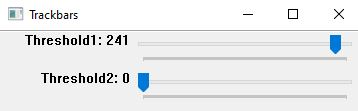
#> input picture Barras_seguimiento_umbrales.png, 358 x 111 px, given in place of the camera
$ python ESCANERFINAL-G4.py
#> lines starting #> are read from the running program, lines starting #| are printed output that depends on the picture; after the words box and inside, x2 and y2 are one past the last pixel; in counts of white or black regions, pixels touching at a corner belong together
# Importamos librerías
import cv2
import numpy as np


cap = cv2.VideoCapture(0) #cptura video de la camára 0
cap.set(cv2.CAP_PROP_FRAME_WIDTH, 640);
cap.set(cv2.CAP_PROP_FRAME_HEIGHT, 480);
#pixels
heightImg = 640
widthImg  = 480


#Función para ordenar

def reorder(myPoints):

    myPoints = myPoints.reshape((4, 2))
    myPointsNew = np.zeros((4, 1, 2), dtype=np.int32)
    add = myPoints.sum(1)

    myPointsNew[0] = myPoints[np.argmin(add)]
    myPointsNew[3] =myPoints[np.argmax(add)]
    diff = np.diff(myPoints, axis=1)
    myPointsNew[1] =myPoints[np.argmin(diff)]
    myPointsNew[2] = myPoints[np.argmax(diff)]

    return myPointsNew

#Función para mostrar los resultados en simultáneo

def stackImages(imgArray,scale,lables=[]):
    #numero de filas
    rows = len(imgArray)
    #numero de columnas
    cols = len(imgArray[0])
    rowsAvailable = isinstance(imgArray[0], list)
    width = imgArray[0][0].shape[1]
    height = imgArray[0][0].shape[0]
    if rowsAvailable:
        #for para recorrer filas y columnas
        for x in range ( 0, rows):
            for y in range(0, cols):
                imgArray[x][y] = cv2.resize(imgArray[x][y], (0, 0), None, scale, scale) #resize
                if len(imgArray[x][y].shape) == 2: imgArray[x][y]= cv2.cvtColor( imgArray[x][y], cv2.COLOR_GRAY2BGR)
        imageBlank = np.zeros((height, width, 3), np.uint8)
        hor = [imageBlank]*rows
        hor_con = [imageBlank]*rows
        for x in range(0, rows):
            hor[x] = np.hstack(imgArray[x])
            hor_con[x] = np.concatenate(imgArray[x])
        ver = np.vstack(hor)
    else:
        for x in range(0, rows):
            imgArray[x] = cv2.resize(imgArray[x], (0, 0), None, scale, scale)
            if len(imgArray[x].shape) == 2: imgArray[x] = cv2.cvtColor(imgArray[x], cv2.COLOR_GRAY2BGR)
        hor= np.hstack(imgArray)
        hor_con= np.concatenate(imgArray)
        ver = hor
    if len(lables) != 0:
        eachImgWidth= int(ver.shape[1] / cols)
        eachImgHeight = int(ver.shape[0] / rows)
        print(eachImgHeight)
        for d in range(0, rows):
            for c in range (0,cols):
                cv2.rectangle(ver,(c*eachImgWidth,eachImgHeight*d),(c*eachImgWidth+len(lables[d])*13+27,30+eachImgHeight*d),(255,255,255),cv2.FILLED)
                cv2.putText(ver,lables[d][c],(eachImgWidth*c+10,eachImgHeight*d+20),cv2.FONT_HERSHEY_COMPLEX,0.7,(0,255,0),2)
    return ver

#Funcíon para encontrar el contorno de mayor área

def biggestContour(contours):
    biggest = np.array([])
    max_area = 0
    for i in contours:
        area = cv2.contourArea(i)
        if area > 5000:
            peri = cv2.arcLength(i, True)
            approx = cv2.approxPolyDP(i, 0.02 * peri, True)
            if area > max_area and len(approx) == 4:
                biggest = approx
                max_area = area
    return biggest,max_area

#Función para dibujar el perímetro del contorno más grande

def drawRectangle(img,biggest,thickness):
    cv2.line(img, (biggest[0][0][0], biggest[0][0][1]), (biggest[1][0][0], biggest[1][0][1]), (0, 255, 255), thickness)
    cv2.line(img, (biggest[0][0][0], biggest[0][0][1]), (biggest[2][0][0], biggest[2][0][1]), (0, 255, 255), thickness)
    cv2.line(img, (biggest[3][0][0], biggest[3][0][1]), (biggest[2][0][0], biggest[2][0][1]), (0, 255, 255), thickness)
    cv2.line(img, (biggest[3][0][0], biggest[3][0][1]), (biggest[1][0][0], biggest[1][0][1]), (0, 255, 255), thickness)

    return img


def nothing(x):
    pass

#Funcíon para crear una ventana con barras de seguimiento de los valores de los threshold utilizados en la función Canny

def initializeTrackbars(intialTracbarVals=0):
    cv2.namedWindow("Trackbars")
    cv2.resizeWindow("Trackbars", 360, 240)
    cv2.createTrackbar("Threshold1", "Trackbars", 200,255, nothing)
    cv2.createTrackbar("Threshold2", "Trackbars", 200, 255, nothing)


#Función utilizada para saber la posición actual de la barra de seguimiento de los threshold

def valTrackbars():
    Threshold1 = cv2.getTrackbarPos("Threshold1", "Trackbars")
    Threshold2 = cv2.getTrackbarPos("Threshold2", "Trackbars")
    src = Threshold1,Threshold2
    return src

initializeTrackbars()
count=0

while True:

    ret, img = cap.read()
#> img is the input picture: shape (111, 358, 3); mean B, G, R 235.4, 234.5, 233.4
    if img is not None:
        img = cv2.resize(img, (widthImg, heightImg)) #Escalamiento de la imagen
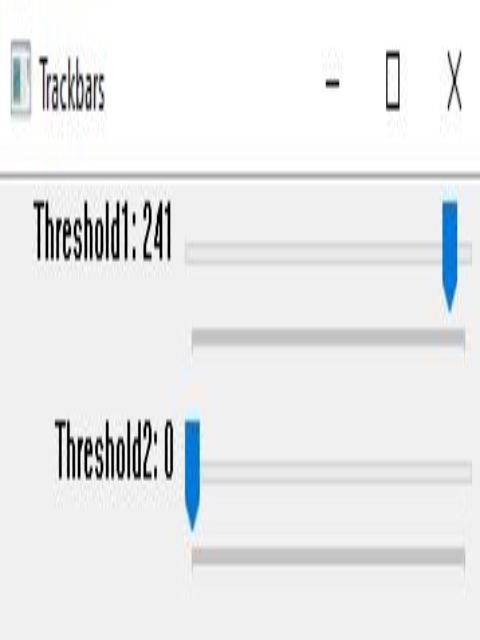
#> img: shape (640, 480, 3); mean B, G, R 235.3, 234.5, 233.3
        imgBlank = np.zeros((heightImg,widthImg, 3), np.uint8) #cra imagen blanca del tamaño del frame
        imgGray = cv2.cvtColor(img, cv2.COLOR_BGR2GRAY) #copia en escala de grises
        imgBlur = cv2.GaussianBlur(imgGray, (5, 5), 1) #aplica desenfoque gaussiano
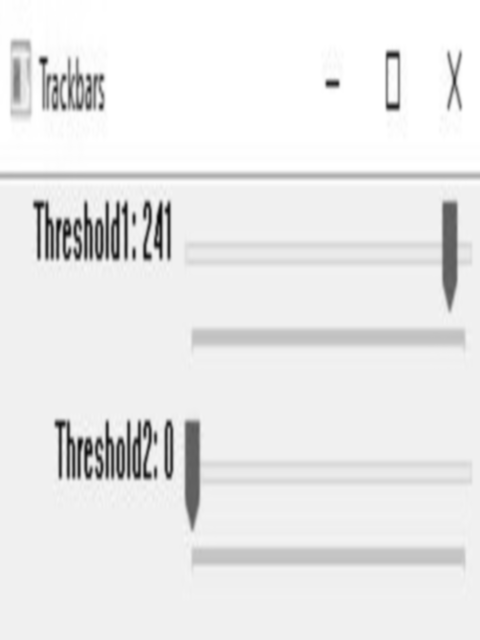
#> imgBlur: shape (640, 480); min 4, max 255, mean 234.2
        threshold=valTrackbars() #valores a barras de seguimiento
        imgThreshold = cv2.Canny(imgBlur,threshold[0],threshold[1]) # aplica canny
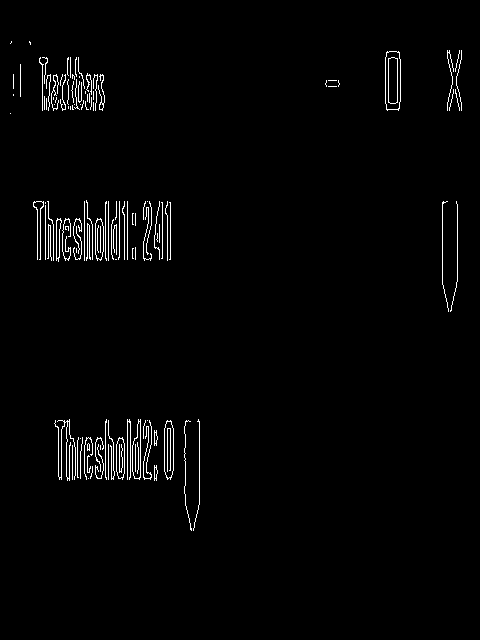
#> imgThreshold: shape (640, 480); 1.8% white in thin lines or dots, all inside (x1, y1, x2, y2) = (10, 41, 462, 531)
        kernel = np.ones((5, 5)) #kernel de 5x5
        imgDial = cv2.dilate(imgThreshold, kernel, iterations=2) # aplica dilatación
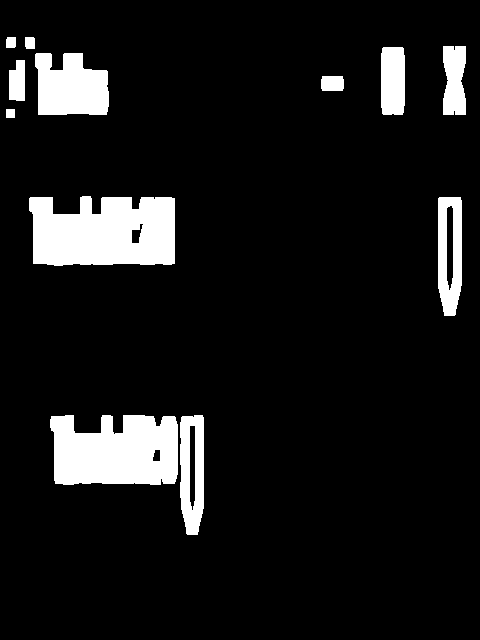
#> imgDial: shape (640, 480); 9.4% white; 12 white regions, largest, box (x1, y1, x2, y2) and area: (29, 196, 175, 266) 8849, (50, 415, 178, 485) 7738, (35, 53, 109, 115) 3763
        imgThreshold = cv2.erode(imgDial, kernel, iterations=1)  # luego hacemos erosión
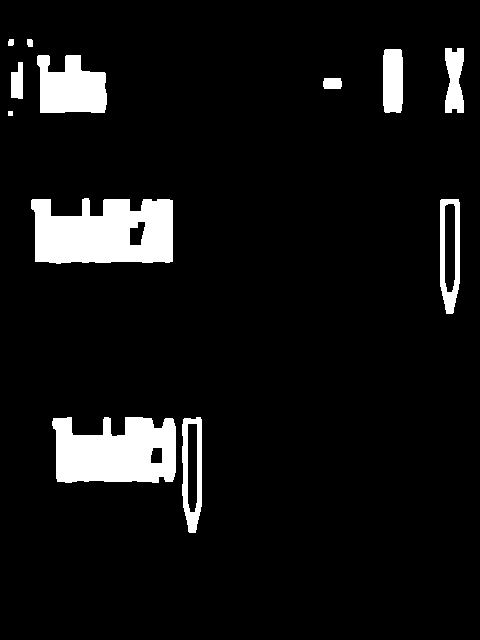
#> imgThreshold: shape (640, 480); 7.5% white; 12 white regions

        ## para encontrar contornos
        imgContours = img.copy()
        imgBigContour = img.copy()
        contours, hierarchy = cv2.findContours(imgThreshold, cv2.RETR_EXTERNAL, cv2.CHAIN_APPROX_SIMPLE) # función que encuentra contornos
#> contours = 12 contours, 1 with area under 20; largest, box (x1, y1, x2, y2) and area: (31, 198, 173, 264) 7662, (52, 417, 176, 483) 6580, (37, 55, 107, 113) 3014, (440, 199, 460, 314) 1964, (182, 417, 202, 533) 1923
        #cv2.drawContours(imgContours, contours, -1, (255, 0, 0), 5) # dibuja contornos encontrados en el punto anterior


        biggest, maxArea = biggestContour(contours) # encuentra el más grande
#> the loop in biggestContour, `for i in contours:` made 12 passes
#> (area, peri) on passes 2, 4: (6580.5, 464), (7662, 498.4)
#> area on passes 1, 3, 6, 7, 8, 9: 1923, 1964.5, 172, 320, 3013.5, 1160
#> after the loop in biggestContour, `for i in contours:`: biggest = empty array; max_area = 0
#> biggest = empty array; maxArea = 0
        if biggest.size != 0:
            biggest=reorder(biggest) #ordena los valores entregados por los la función biggest contours
            cv2.drawContours(imgBigContour, biggest, -1, (0, 255, 255), 8) #dibuja contorno encontrado en el punto anterior
            imgBigContour = drawRectangle(imgBigContour,biggest,2)
            #preparando los puntos para deformación
            pts1 = np.float32(biggest)
            pts2 = np.float32([[0, 0],[widthImg, 0], [0, heightImg],[widthImg, heightImg]])
            matrix = cv2.getPerspectiveTransform(pts1, pts2) #aplica transformacion de perspectiva
            imgWarpColored = cv2.warpPerspective(img, matrix, (widthImg, heightImg))

            # Umbral adaptativo
            imgWarpGray = cv2.cvtColor(imgWarpColored,cv2.COLOR_BGR2GRAY)
            imgAdaptiveThre= cv2.adaptiveThreshold(imgWarpGray, 255, 1, 1, 7, 2)
            imgAdaptiveThre = cv2.bitwise_not(imgAdaptiveThre)
            imgAdaptiveThre=cv2.medianBlur(imgAdaptiveThre,3)

            # Image Array for Display
            imageArray = ([img,imgGray,imgThreshold,imgContours],
                          [imgBigContour,imgWarpColored, imgWarpGray,imgAdaptiveThre])

        else:
            imageArray = ([img,imgGray,imgThreshold,imgContours],
                          [imgBlank, imgBlank, imgBlank, imgBlank])

        # Nombres de cada resultado mostrado en pantalla

        lables = [["Original","Escala de grises","Umbralizacion","Contornos"],
                  ["Mayor contorno","Trans. de perspectiva","Trans. en grises","Umbral adaptativo"]]

        stackedImage = stackImages(imageArray,0.5,lables)
#> in stackImages, `rows = len(imgArray)`: rows = 2
#> in stackImages, `cols = len(imgArray[0])`: cols = 4
#> in stackImages, `rowsAvailable = isinstance(imgArray[0], list)`: rowsAvailable = True
#> in stackImages, `hor = [imageBlank]*rows`: hor = 2 items
#> in stackImages, `ver = np.vstack(hor)`:
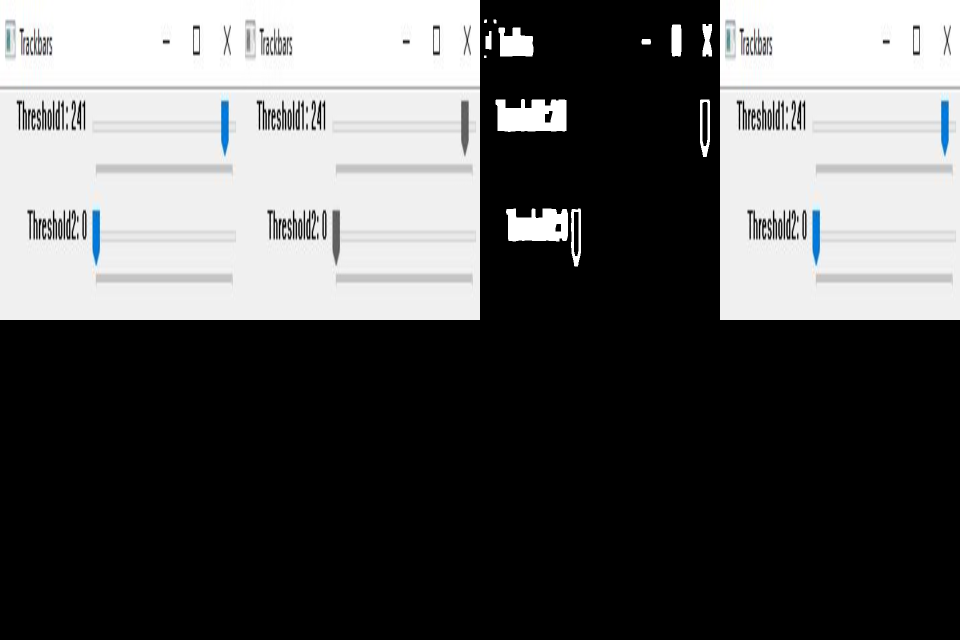
#> ver: shape (640, 960, 3); mean of channels 0, 1, 2 90.5, 90.3, 90; drawn as B, G, R
#> in stackImages, `eachImgWidth= int(ver.shape[1] / cols)`: eachImgWidth = 240
#> in stackImages, `eachImgHeight = int(ver.shape[0] / rows)`: eachImgHeight = 320
#| 320
#> after the loop in stackImages, `for d in range(0, rows):`:
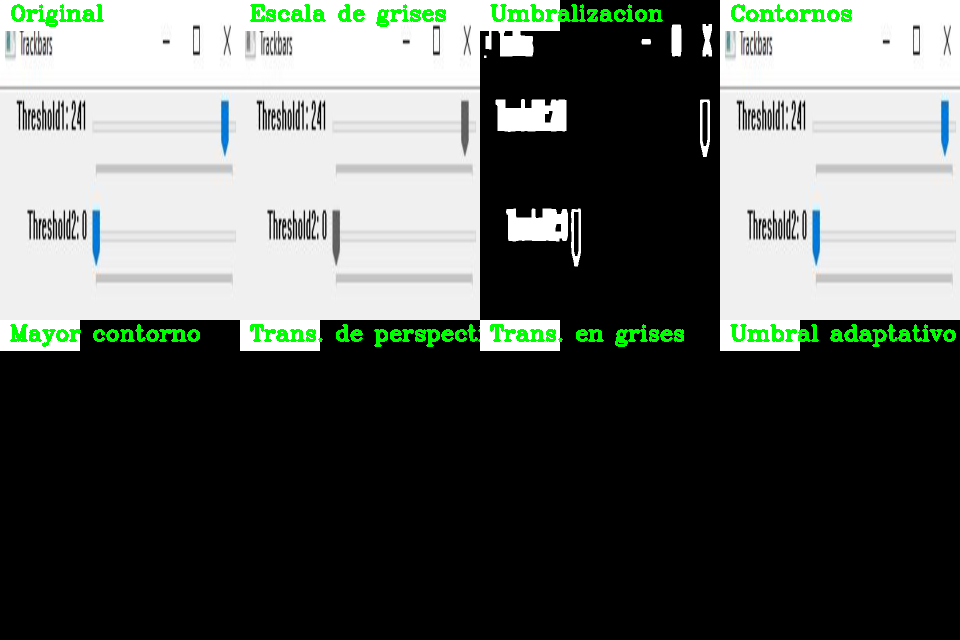
#> ver: shape (640, 960, 3); 3.93% of pixels changed, all inside (x1, y1, x2, y2) = (0, 0, 956, 351); drawn as B, G, R
        cv2.imshow("Resultado",stackedImage)

        # Guarda imagen escaneada presionando 's'

        if cv2.waitKey(1) & 0xFF == ord('s'):
#> (key Esc is pressed here)
            cv2.imwrite("scan"+str(count)+".jpg",imgWarpColored)
            cv2.rectangle(stackedImage, ((int(stackedImage.shape[1] / 2) - 230), int(stackedImage.shape[0] / 2) + 50),
                          (1100, 350), (0, 255, 0), cv2.FILLED)
            cv2.putText(stackedImage, "Imagen escaneada guardada", (int(stackedImage.shape[1] / 2) - 200, int(stackedImage.shape[0] / 2)),
                        cv2.FONT_HERSHEY_DUPLEX, 3, (0, 0, 255), 5, cv2.LINE_AA)
            cv2.imshow('Resultado', stackedImage)
            cv2.waitKey(300)
            count += 1
    else:
        print(" Saliendo...")
        break
cv2.destroyAllWindows()
cv2.waitKey(1)
